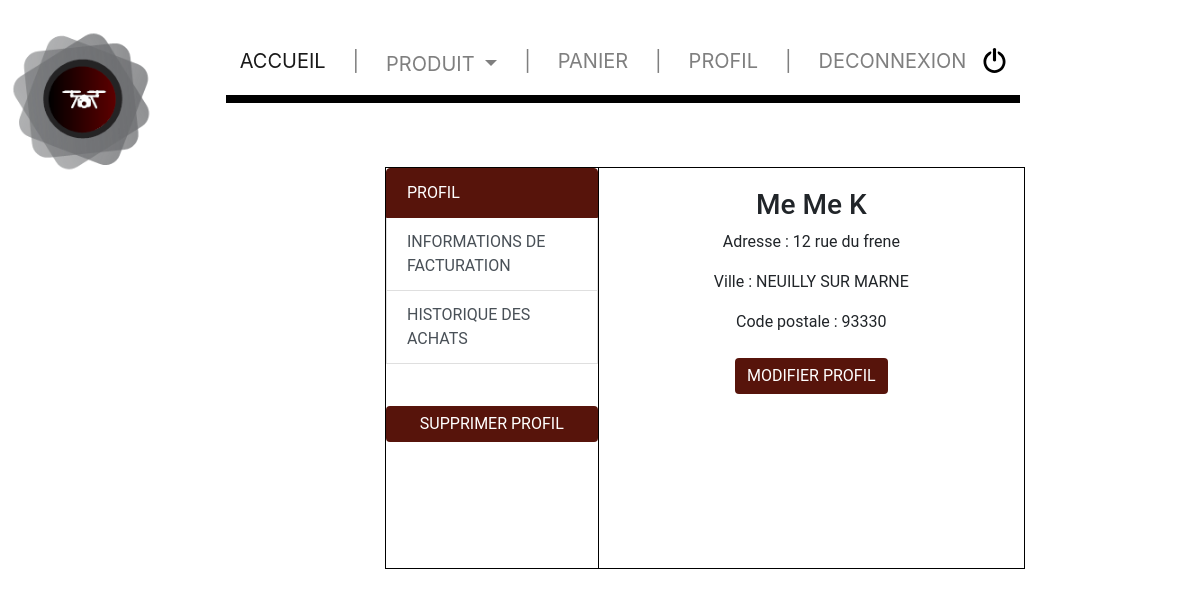
The app's page /D2D/pages/profil.php (signed in) with its own data.
### tables this page shows
CREATE TABLE `user` (
  `id_user` int(255) NOT NULL,
  `nom` varchar(255) NOT NULL,
  `prenom` varchar(132) NOT NULL,
  `mail` text NOT NULL,
  `password` text NOT NULL,
  `adresse` text NOT NULL,
  `code_postale` int(5) NOT NULL,
  `ville` text NOT NULL,
  `idpublic` text NOT NULL
);

### D2D/includes/connexionDB.php (called while the page is built, shortened)
<?php
class connexionDB {
    private $host ='localhost';
    private $name='D2D';
    private $user="root";
    private $pass='simplonco';
    private $connexion;
    function __construct($host=null,$name=null,$user=null,$pass=null){
	try{
            $this->connexion = new PDO('mysql:host='.$this->host.';dbname='.$this->name,
            $this->user,$this->pass,array(
		PDO::MYSQL_ATTR_INIT_COMMAND =>'SET NAMES UTF8',
		PDO::ATTR_ERRMODE => PDO::ERRMODE_WARNING
		));
	}catch (PDOException $e){
            echo 'Erreur : Impossible de se connecter  à la BDD !';die();
	}
    }
    public function query($sql , $data=array()){
	$req = $this->connexion->prepare($sql);
	$req->execute($data);
        return $req;
    }
}
?>

### D2D/includes/includes.php (called while the page is built)
<?php
include_once 'connexionDB.php';
$DB = new connexionDB();
?>

### D2D/pages/profil.php (the view, shortened to what this page needs)
<?php
include('../includes/navbar.php');
include('../includes/includes.php');
$req = $DB->query('SELECT * FROM user');
$req = $req->fetchAll();
foreach ($req as $r) {
}
foreach ($req as $r) {
}
 ?>
<!DOCTYPE html>
<html lang="en">
<head>
	<link rel="stylesheet" href="https://stackpath.bootstrapcdn.com/bootstrap/4.1.1/css/bootstrap.min.css">
	<link rel="stylesheet" href="../index.css">
</head>
<body>
	<img src="/D2D/images/logo.png" id="logo" alt="logo représentant un drone dans un cercle rouge foncé">
<div class="container_profil">
	<div class="row">
	  <div class="col-4">
	    <div class="list-group" id="list-tab" role="tablist">
	      <a class="list-group-item list-group-item-action active" id="list-home-list" data-toggle="list" href="#list-home" role="tab" aria-controls="home">PROFIL</a>
	      <a class="list-group-item list-group-item-action" id="list-messages-list" data-toggle="list" href="#list-messages" role="tab" aria-controls="messages">INFORMATIONS DE FACTURATION</a>
				<a class="list-group-item list-group-item-action" id="list-profile-list" data-toggle="list" href="#list-profile" role="tab" aria-controls="profile">HISTORIQUE DES ACHATS</a>
				<button type="button" class="btn btn-primary" id="supprimer" data-toggle="modal" data-target="#exampleModal">
										SUPPRIMER PROFIL
									</button>
				</div>
	   </div>
	  <div class="col-8">
	    <div class="tab-content" id="nav-tabContent">
	      	<div class="tab-pane fade show active" id="list-home" role="tabpanel" aria-labelledby="list-home-list">
				<h3><?php echo $r['nom']." ".$r['prenom'];?></h3>
				<p>Adresse : <?php echo $r['adresse'];?></p>
				<p>Ville : <?php echo $r['ville'];?></p>
				<p>Code postale : <?php echo $r['code_postale'];?></p>
				<a class="data-toggle="list" href="modifier_profil.php?id=<?php echo $_SESSION['id_user'] ?>" role="tab" aria-controls="messages"> <button class="btn btn-primary" id="modify"> MODIFIER PROFIL</button></a>
			</div>
	    </div>
	  </div>
	</div>
</div>
</body>
</html>

### D2D/nav.css (style rules this page uses)
img { width:15%; }

### D2D/index.css (style rules this page uses)
* { margin: 0; padding: 0; box-sizing: border-box; }
#logo { position: absolute; margin-top: -100px; }
.row { margin-top:7%; border:1px black solid; width: 80%; height: 60%; }
.list-group-item.active, .list-group-item.active:hover, .list-group-item.active:focus { color:#ffffff; background-color:#57140b; border-color:#57140b; font-family: "Roboto"; }
.col-4 { padding: 0px; height: 400px; border-right:1px black solid; }
.container_profil { margin-left: 400px; font-family: "Roboto"; }
.list-group { width: 100%; font-family: "Roboto"; }
.tab-pane { margin-top: 5%; text-align: center; font-family: "Roboto"; }
#supprimer { margin-top: 20%; background-color: #57140b; border: none; font-family: "Roboto"; }
#modify { margin-top: 2%; background-color: #57140b; border: none; font-family: "Roboto"; }

### records on screen
user: nom "Me Me", prenom "K", adresse "12 rue du frene", ville "NEUILLY SUR MARNE", code_postale "93330"
